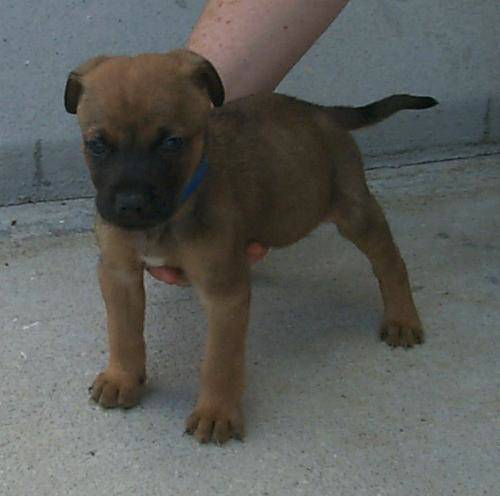
#> input picture 02-machine-learning-with-python/04-machine-learning-model-deployment/cv/datasets/animals/dogs/dogs_00048.jpg, 500 x 496 px
$ jupyter execute --allow-errors 03-nn-with-sklearn.ipynb   (shell and % lines are left out)
#> lines starting #> are read from the running program, lines starting #| are printed output that depends on the picture
# Image Classification using Neural Network (NN) with Scikit-Learn

[cell 1]
import os
import random

import cv2
from imutils import paths
import matplotlib.pyplot as plt
import numpy as np

## Loading Images

[cell 2]
image_paths = list(paths.list_images('datasets/animals'))

[cell 3]
print(image_paths)

[cell 4]
random.seed(42)
random.shuffle(image_paths)

[cell 5]
print(image_paths)

#> (a cell that did not finish here is left out)

[cell 7]
data = []
labels = []

**Note:** Machine learning models take a *fixed size input*.

[cell 8]
for image_path in image_paths:
    image = cv2.imread(image_path)
#> image is the input picture: shape (496, 500, 3); mean B, G, R 90.2, 93.2, 91.5
    label = image_path.split(os.path.sep)[-2]
    image = cv2.resize(image, (32, 32), interpolation=cv2.INTER_AREA)
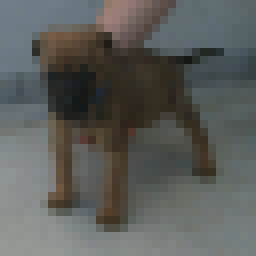
#> image: shape (32, 32, 3) (shown 8 times larger); mean B, G, R 90.2, 93.2, 91.5
    data.append(image)
    labels.append(label)
#> pass 2 of the loop `for image_path in image_paths:`:
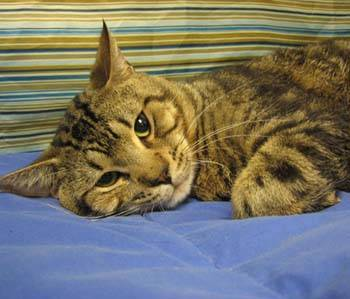
#> input picture 02-machine-learning-with-python/04-machine-learning-model-deployment/cv/datasets/animals/cats/cats_00036.jpg, 350 x 299 px
#> image is the input picture: shape (299, 350, 3); mean B, G, R 103, 117.3, 120.7
#> `image = cv2.resize(image, (32, 32), interpolation=cv2.INTER_AREA)`:
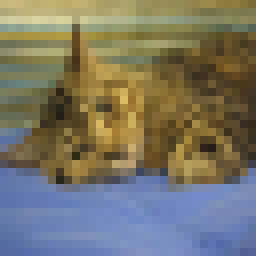
#> image: shape (32, 32, 3) (shown 8 times larger); mean B, G, R 103, 117.3, 120.6

[cell 9]
data = np.array(data)
labels = np.array(labels)

[cell 10]
plt.figure(figsize=(10, 10))
#> (the rest of this cell did not finish here and is left out)

[cell 11]
from sklearn.neural_network import MLPClassifier
from sklearn.preprocessing import LabelEncoder
from sklearn.model_selection import train_test_split
from sklearn.metrics import classification_report

[cell 12]
data.shape
#> Out = (2, 32, 32, 3)

[cell 13]
data = data.reshape((data.shape[0], 3072))

Normalize images to the range [0, 1].

[cell 14]
data = data.astype('float') / 255.0

[cell 15]
data.shape
#> Out = (2, 3072)

[cell 16]
le = LabelEncoder()

[cell 17]
labels = le.fit_transform(labels)

[cell 18]
labels

[cell 19]
le.classes_

[cell 20]
X_train, X_test, y_train, y_test = train_test_split(data, labels, test_size=0.25, random_state=30)
#> y_train = [0]; y_test = [1]

## Building a NN Model

[cell 21]
nn = MLPClassifier()

[cell 22]
nn.fit(X_train, y_train)

[cell 23]
y_pred = nn.predict(X_test)
#> y_pred = [0]

[cell 24]
print(classification_report(y_test, y_pred, target_names=le.classes_))
#|               precision    recall  f1-score   support
#|         cats       0.00      0.00      0.00       0.0
#|         dogs       0.00      0.00      0.00       1.0
#|     accuracy                           0.00       1.0
#|    macro avg       0.00      0.00      0.00       1.0
#| weighted avg       0.00      0.00      0.00       1.0
